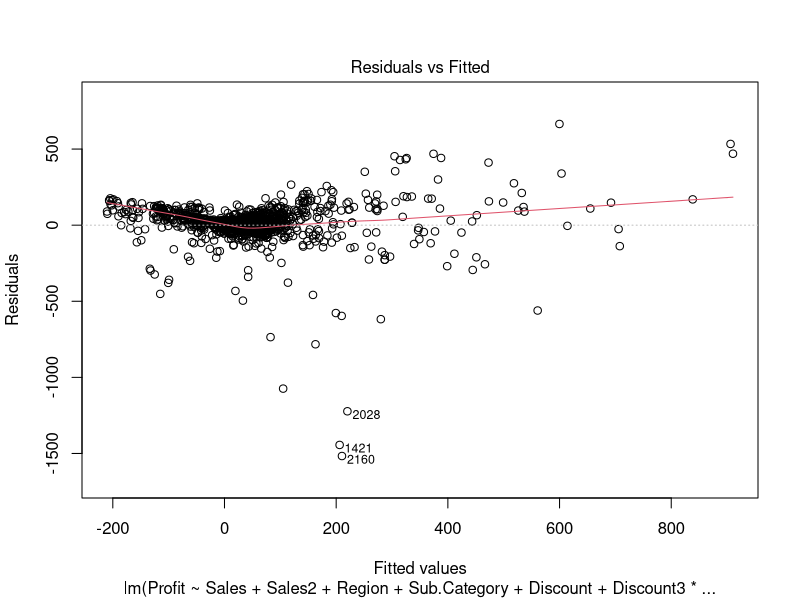
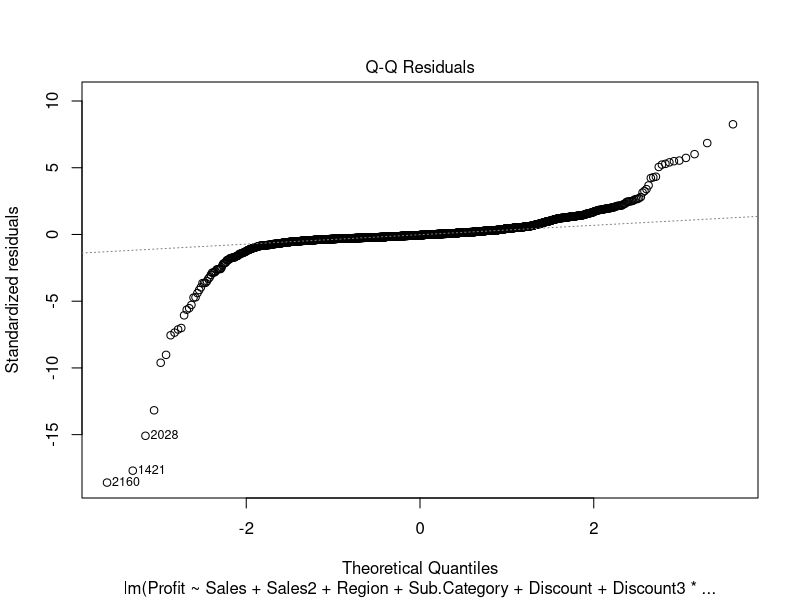
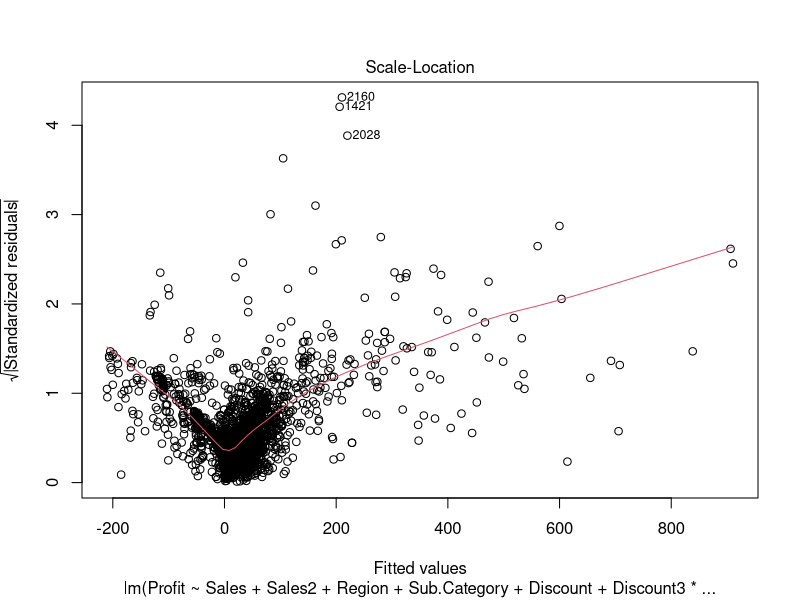
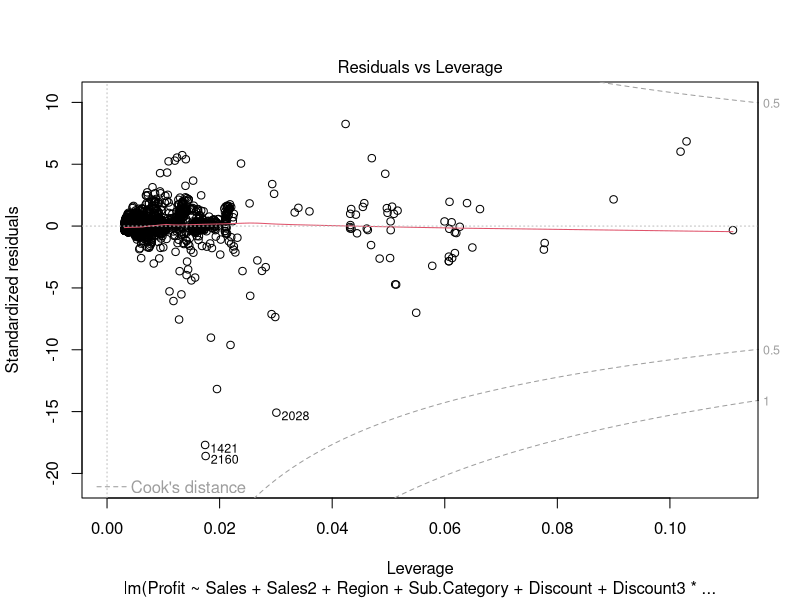

These figures' R source, in order:
USECOMDATA <- read.csv("USE-commerce2020_Cleaned.csv")

model <- lm(Profit ~ Sales + Category + Discount, data=USECOMDATA)

summary(model)

model <- lm(Profit ~ Sales + Region + Quantity + Category + Sub.Category + Discount, 
            data=USECOMDATA)

summary(model)

USECOMDATA$Sales2 <- USECOMDATA$Sales^2

USECOMDATA$Discount3 <- ifelse(USECOMDATA$Discount >= 0.3, 1 , 0)

model2 <- lm(Profit ~ Sales + Sales2 + Region + Sub.Category + Discount + 
               Discount3*Category, data=USECOMDATA)

summary(model2)

plot(model2)
